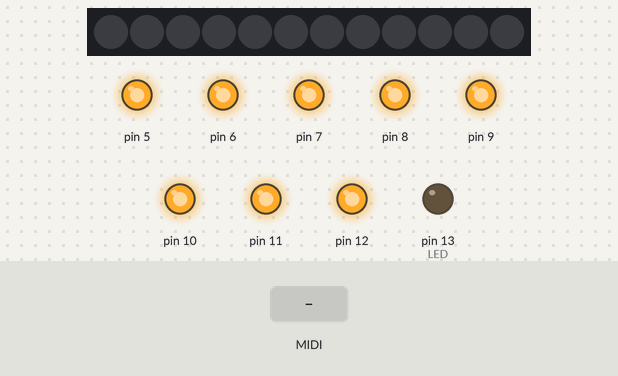
A sketch run on a simulated Arduino Uno, built with avr-gcc and run on an emulated ATmega328P. Shown: 12 RGB LEDs in strip order, left to right, output pins drawn as LEDs (lit = HIGH). The test bench sets the inputs (shaded band). MIDI output is not drawn.

Above: at 1.2 s.
1.3 s: MIDI note 36 received
At 1.46 s:
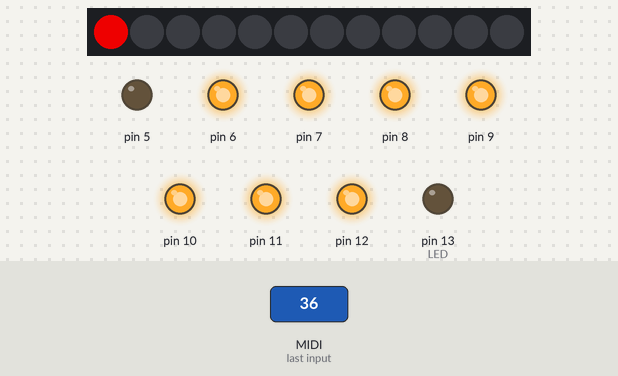
3.1 s: MIDI note 64 received
At 3.26 s:
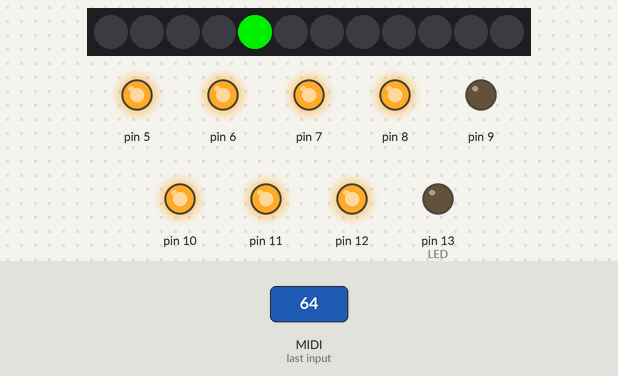
4.9 s: MIDI note 67 received
At 5.06 s:
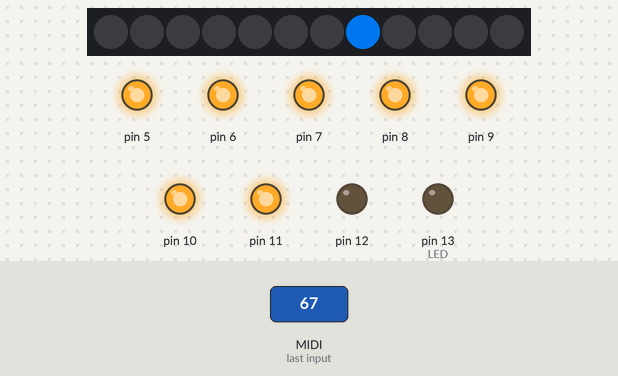
Timing chart, 0 to 7.9 s (numbered marks = the images above; inputs shaded):
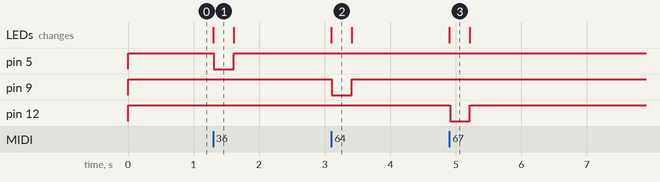

Measured:
- after the input at 1.3 s, pin 5: HIGH → LOW at once, → HIGH 0.30 s later; the LEDs: change at once (image 1)
- after the input at 3.1 s, pin 9: HIGH → LOW at once, → HIGH 0.30 s later; the LEDs: change at once (image 2)
- after the input at 4.9 s, pin 12: HIGH → LOW at once, → HIGH 0.30 s later; the LEDs: change at once (image 3)

The sketch:

midi_lights.ino
```cpp
#include <MIDI.h>
#include <NeoPixelBus.h>
#include <SoftwareSerial.h>

const int DEBUG=0;

// SoftwareSerial mySerial(10,11);
// MIDI_CREATE_INSTANCE(SoftwareSerial, mySerial, MIDI);

MIDI_CREATE_DEFAULT_INSTANCE();

#define LED LED_BUILTIN

//NeoPixel Setup
const uint16_t PixelCount = 12;
const uint8_t PixelPin = 3;
// #define brightness 0.7 // Between 0 and 1
NeoPixelBus<NeoGrbFeature, Neo800KbpsMethod> strip(PixelCount, PixelPin);
// Set rgb colours
// RgbColor white(255 * brightness);
RgbColor black(0);

int note;
int notePlaying[12] = {0,0,0,0,0,0,0,0,0,0,0,0};

void setup()  {
  pinMode(LED, OUTPUT);

  for (int i = 5; i <= 12; i++) {
    pinMode(i, INPUT_PULLUP);
    pinMode(i, OUTPUT); // defaults HIGH (relays off)
  }

  MIDI.begin(MIDI_CHANNEL_OMNI);
  if (DEBUG) {
    Serial.begin(115200);
  }
  // By default, the MIDI library sends everything THRU. We do NOT want that!
  MIDI.turnThruOff();

  // Connect MIDI status changes involving a channel to handlers
  MIDI.setHandleNoteOn(HandleNoteOn);
  MIDI.setHandleNoteOff(HandleNoteOff);

  strip.Begin();
  strip.Show();
}

void loop() {
  MIDI.read();
}

void HandleNoteOn(byte channel, byte pitch, byte velocity) {
//  note = pitch - 60;  //  C=0 D=2 E=4 F=5 G=7 A=9 B=11
  note = pitch % 12;
  notePlaying[note]++;
  if (notePlaying) {
    turnOnLED(note, velocity);
//  switch (note) {
//    case 0:
//      turnOnLED(0,velocity);
//      break;
//    case 2:
//      turnOnLED(1,velocity);
//      break;
//    case 4:
//      turnOnLED(2,velocity);
//      break;
//    case 5:
//      turnOnLED(3,velocity);
//      break;
//    case 7:
//      turnOnLED(4,velocity);
//      break;
//    case 9:
//      turnOnLED(5,velocity);
//      break;
//    case 11:
//      turnOnLED(6,velocity);
//      break;
//    case 12:
//      turnOnLED(7,velocity);
//  }
  }
}
void HandleNoteOff(byte channel, byte pitch, byte velocity) {
  note = pitch % 12;  //  C=0 D=2 E=4 F=5 G=7 A=9 B=11
  // note = pitch - 60;
  if (notePlaying[note]>0) {
      notePlaying[note]--;
  }
  if (notePlaying[note]==0) {
    turnOffLED(note);
  }
//  switch (note) {
//    case 0:
//      turnOffLED(0);
//      break;
//    case 2:
//      turnOffLED(1);
//      break;
//    case 4:
//      turnOffLED(2);
//      break;
//    case 5:
//      turnOffLED(3);
//      break;
//    case 7:
//      turnOffLED(4);
//      break;
//    case 9:
//      turnOffLED(5);
//      break;
//    case 11:
//      turnOffLED(6);
//      break;
//    case 12:
//      turnOffLED(7);
//  }
}

void turnOnLED( int led, int brightness ) {
  // RgbColor updatecolor(brightness*2);

  float ledHue = (float)led/(float)PixelCount;
  float ledSat = 1;
  float ledLight = (float)brightness/254;
  if (DEBUG) {
    Serial.print(led);
    Serial.print("\t");
    Serial.print(ledHue);
    Serial.print("\t");
    Serial.print(ledSat);
    Serial.print("\t");
    Serial.println(ledLight);
  }
  HslColor updatecolor(ledHue, ledSat, ledLight);

  strip.SetPixelColor(led, updatecolor);
  strip.Show();
  delay(10);
  digitalWrite(led+5, LOW);
}
void turnOffLED( int led ) {
  strip.SetPixelColor(led, black);
  strip.Show();
  delay(10);
    digitalWrite(led+5, HIGH);
}

void BlinkLed(byte num) {
  for (byte i=0;i<num;i++) {
    digitalWrite(LED,HIGH);
    delay(100);
    digitalWrite(LED,LOW);
    delay(100);
  }
}
```
